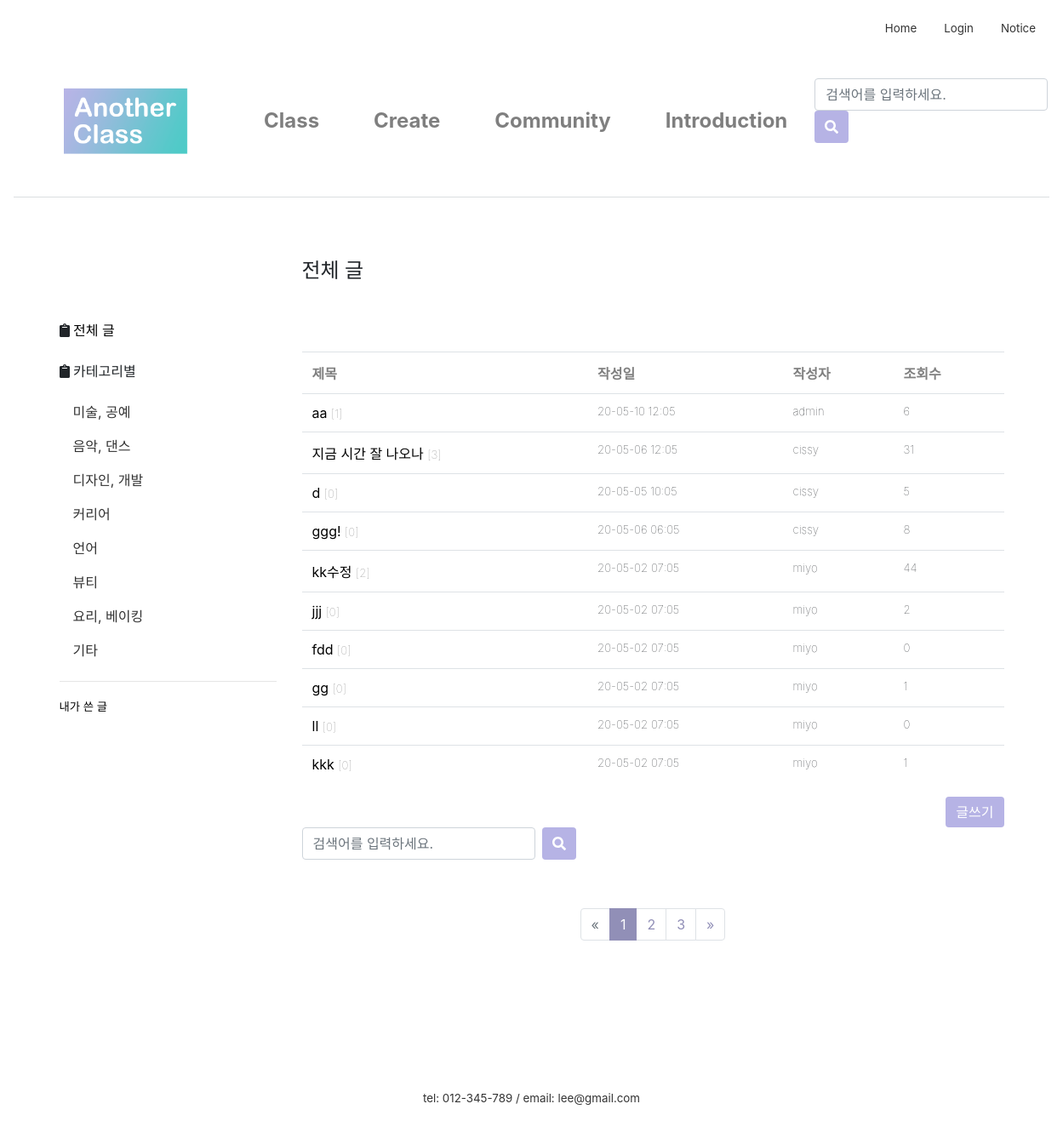
The app's page /community/, older data.
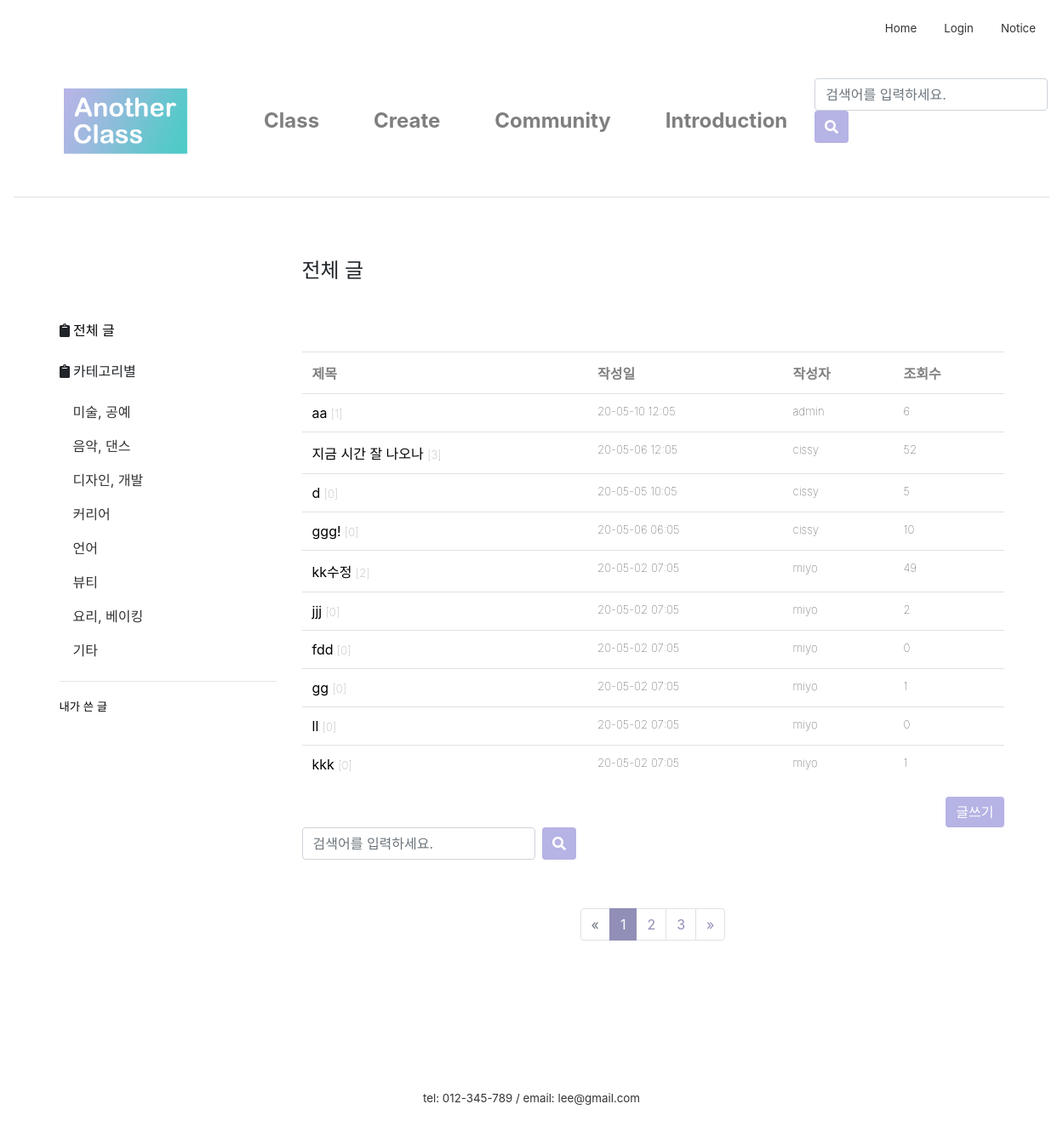
The same page, newer data.
### firstApp/models.py (models this page shows, shortened)
class Post(models.Model):
    author = models.ForeignKey(settings.AUTH_USER_MODEL, on_delete=models.CASCADE, default=1)
    category = models.ForeignKey('firstApp.Category', on_delete=models.CASCADE, default=2)
    title = models.CharField(max_length=60)
    text = RichTextUploadingField()
    created_date = models.DateTimeField(default=timezone.localtime())
    published_date = models.DateTimeField(
            blank=True, null=True)
    views = models.PositiveIntegerField(default=0)
    class Meta:
        ordering = ['-id']

### firstApp/views.py (the view)
# urls.py: path('community/', views.community, name='community'),
def community(request):
    if request.user is None:
        redirect('login')
    else:
        cateId = request.GET.get('cateId', '')  # url의 쿼리스트링을 가져온다. 없는 경우 공백을 리턴한다
        cate_list = Category.objects.all()
        if cateId == '':
            post_list = Post.objects.all()
            cateName = '전체 글'
        else:
            post_list = Post.objects.filter(category=cateId)
            cateName = get_object_or_404(Category, pk=cateId).name
        page = request.GET.get('page', 1)
        paginator = Paginator(post_list, 10)
        try:
            posts = paginator.page(page)
        except PageNotAnInteger:
            posts = paginator.page(1)
        except EmptyPage:
            posts = paginator.page(paginator.num_pages)
        return render(request, 'firstApp/community.html', {
            'posts': posts, 'cate_list': cate_list, 'cateName': cateName, 'cateId':cateId, 'page': page})

### firstApp/templates/firstApp/community.html (shortened to what this page needs)
{% extends 'firstApp/base.html'%}
{% load static %}
{% block content %}
<link rel="stylesheet" href="{% static 'css/paginate.css' %}">
<link rel="stylesheet" href="{% static 'css/community.css' %}">
		<div class="container">
			<div class="row">
				<div class="col-sm-3">
					<br><br><br>
					<div class="left-sidebar">
						<ul>
                            <li><i class="fas fa-clipboard"></i>
								<a class="a_underline" href="{% url 'community' %}">전체 글</a>
							</li>
							<br>
							<p><i class="fas fa-clipboard"></i> 카테고리별</p>
							<ul class="nav flex-column">
								{% for category in cate_list %}
								<li>
									<a class="nav-link community-nav-link" href="?cateId={{category.pk}}">
										{{category.name}}
									</a>
								</li>
								{% endfor %}
							</ul>
							<hr>
							<li><a class="a_underline lighter" href="{% url 'myPost' %}" >내가 쓴 글</a></li>
						</ul>
					</div>
				</div>
				<div class="col-sm-9">
					<h4>{{cateName}}</h4>
					<br><br><br>
					<div class="blog-post-area">
							<table class="table">
								<tr>
									<th>제목</th>
									<th>작성일</th>
									<th>작성자</th>
									<th>조회수</th>
								</tr>
								{% for post in posts %}
								<tr>
									<td>
										<a class="a_underline" href="{% url 'post_detail' post.pk %}?cateId={{cateId}}&page={{page}}">
											{{ post.title }}
										</a>
										<span class="lighter" style="color:gray;">[{{ post.comments.count }}]</span>
									</td>
									<td class="lighter">{{post.created_date|date:"y-m-d h:m"}}</td>
									<td class="lighter">{{post.author}}</td>
									<td class="lighter">{{post.views}}</td>
								</tr>
								{% endfor %}
							</table>
						<div align="right">
							<div id="btn">
								<a href="/createpost">
									<input class="btn btn-primary" type="button" value="글쓰기">
								</a>
							</div>
						</div>
					</div>
					<div class="community_search_bar text-center">
						<form class="form-inline" >
						  <input class="form-control mr-sm-2" type="text" placeholder="검색어를 입력하세요." aria-label="Search">
						  <button class="btn btn-primary my-2 my-sm-0" type="submit" style="height:38px">
							<i class="fas fa-search"></i>
						  </button>
						</form>
					</div>
						{% if posts.has_other_pages %}
						<nav aria-label="Page navigation example">
						  <ul class="pagination justify-content-center">
							{% if posts.has_previous %}
							  <li class="page-item">
								  <a class="page-link" href="?page={{ posts.previous_page_number }}" aria-label="Previous">
								  	<span aria-hidden="true">&laquo;</span>
        							<span class="sr-only">Previous</span>
								  </a>
							  </li>
							{% else %}
							  <li class="page-item disabled"><a class="page-link">
								  <span>&laquo;</span></a></li>
							{% endif %}
							{% for i in posts.paginator.page_range %}
							  {% if posts.number == i %}
							  <li class="page-item active">
								  <a class="page-link" href="#">{{ i }}</a><span class="sr-only">(current)</span></span>
							  </li>
							  {% else %}
							  	<li class="page-item"><a class="page-link" href="?cateId={{cateId}}&page={{ i }}">{{ i }}</a></li>
							  {% endif %}
							{% endfor %}
							{% if posts.has_next %}
							  <li class="page-item">
								  <a class="page-link" href="?page={{ posts.next_page_number }}" aria-label="Next">
									  <span aria-hidden="true">&raquo;</span>
								  </a>
							  </li>
							{% else %}
							  <li class="page-item disabled">
								  <a class="page-link">
								  <span>&raquo;</span>
								  </a>
							  </li>
							{% endif %}
						  </ul>
						</nav>
						{% endif %}
				</div>
			</div>
		</div>
{% endblock content %}

Row changes from the older to the newer data that the page shows:
changed Post "지금 시간 잘 나오나": views "31" → "52"
changed Post "ggg!": views "8" → "10"
changed Post "kk수정": views "44" → "49"
